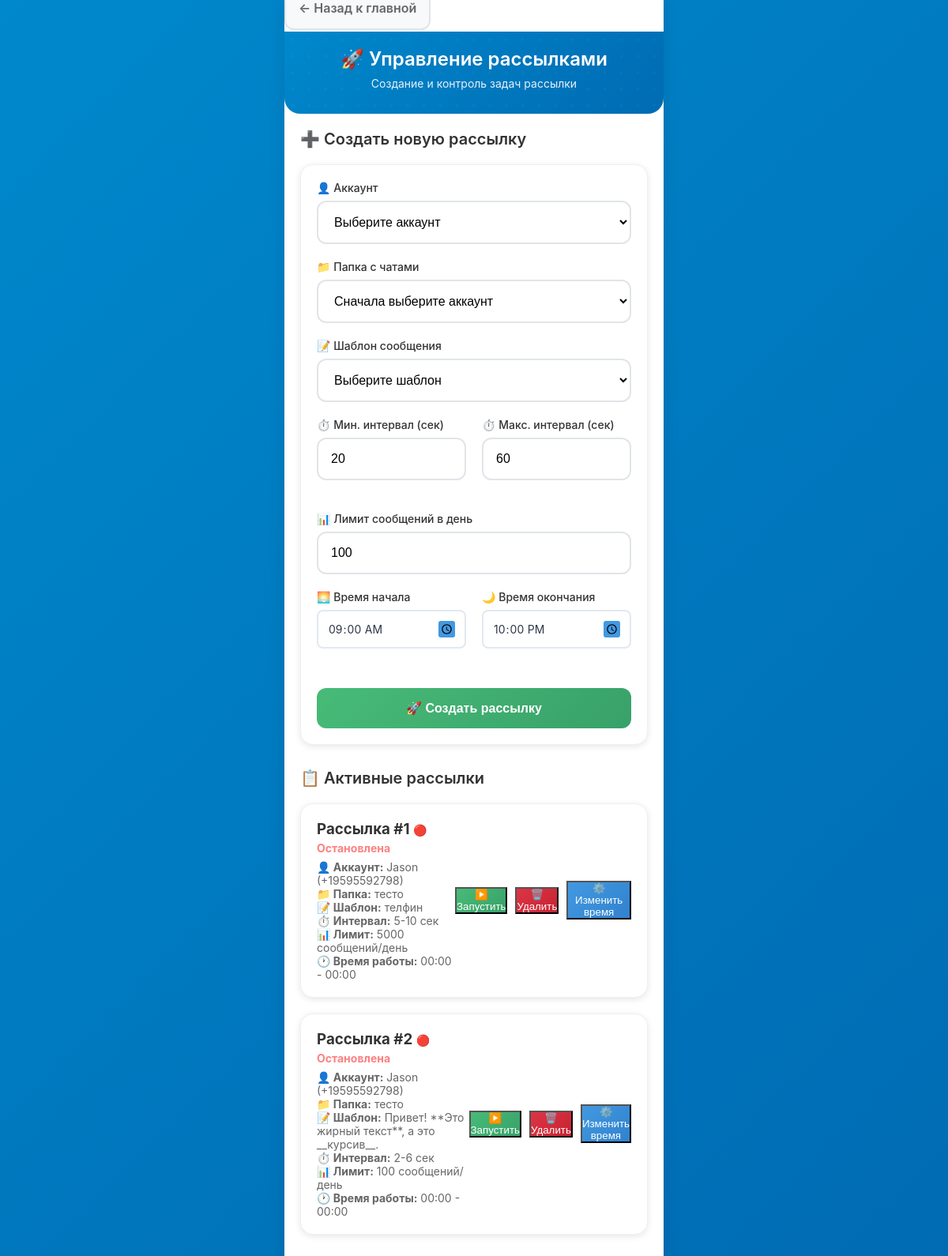
Screenshot of /launch (signed in) with the database file from the repository.
### app/db.py (models this page shows)
class Job(SQLModel, table=True):
    id: Optional[int] = Field(default=None, primary_key=True)
    account_id: int = Field(foreign_key="account.id")
    folder_id: int = Field(foreign_key="folder.id")
    template_id: int = Field(foreign_key="messagetemplate.id")
    min_interval: int = 20               # минимальная пауза (сек)
    max_interval: int = 60               # максимальная пауза (сек)
    daily_limit: int = 100               # сообщений в сутки
    active_from: time = time(9, 0, 0)    # начало активности
    active_to: time = time(22, 0, 0)     # конец активности
    is_running: bool = False             # активна ли задача
    created_at: datetime = Field(default_factory=datetime.utcnow)
    account: Account = Relationship(back_populates="jobs")
    template: MessageTemplate = Relationship(back_populates="jobs")
    folder: Folder = Relationship(back_populates="jobs")

class Account(SQLModel, table=True):
    id: Optional[int] = Field(default=None, primary_key=True)
    title: str                           # название аккаунта (для админа)
    phone: str                           # номер телефона аккаунта
    api_id: int                          # API ID из my.telegram.org
    api_hash: str                        # API Hash из my.telegram.org
    session_string: str                  # строка сессии (будет зашифрована)
    proxy_url: Optional[str] = None      # прокси (если нужен)
    is_active: bool = False              # статус подключения
    created_at: datetime = Field(default_factory=datetime.utcnow)
    jobs: List["Job"] = Relationship(back_populates="account")
    logs: List["Log"] = Relationship(back_populates="account")

class Folder(SQLModel, table=True):
    id: Optional[int] = Field(default=None, primary_key=True)
    account_id: int = Field(foreign_key="account.id")
    title: str                           # название папки
    chats_json: str                      # JSON-массив с ID чатов
    created_at: datetime = Field(default_factory=datetime.utcnow)
    jobs: List["Job"] = Relationship(back_populates="folder")

class MessageTemplate(SQLModel, table=True):
    id: Optional[int] = Field(default=None, primary_key=True)
    title: str
    variants_json: str                   # JSON-массив с вариантами сообщений
    message_link: Optional[str] = None   # ссылка на пост для премиум эмодзи
    media_path: Optional[str] = None     # путь к файлу (если есть медиа)
    created_at: datetime = Field(default_factory=datetime.utcnow)
    jobs: List["Job"] = Relationship(back_populates="template")

### app/routers.py (the view)
@router.get("/launch", response_class=HTMLResponse)
def list_jobs(request: Request, session: Session = Depends(get_session), auth: bool = Depends(check_auth)):
    jobs = session.exec(select(Job)).all()
    accounts = session.exec(select(Account)).all()
    folders = session.exec(select(Folder)).all()
    templates_list = session.exec(select(MessageTemplate)).all()
    return templates.TemplateResponse(
        "launch.html",
        {
            "request": request,
            "jobs": jobs,
            "accounts": accounts,
            "folders": folders,
            "templates_list": templates_list,
        },
    )

### app/templates/launch.html (shortened to what this page needs)
{% extends "base.html" %}
{% block content %}
<div style="margin-bottom: 20px;">
    <a href="/" class="btn btn-secondary" style="margin-right: 10px; text-decoration: none;">
        ← Назад к главной
    </a>
</div>
<div class="header">
    <h1>🚀 Управление рассылками</h1>
    <p class="subtitle">Создание и контроль задач рассылки</p>
</div>
<div class="content">
    <div class="page-title">➕ Создать новую рассылку</div>
    <form method="post" action="/launch/create" id="jobForm" class="card" style="margin-bottom: 30px;">
        <div class="form-group">
            <label class="form-label">👤 Аккаунт</label>
            <select name="account_id" class="form-input" required id="accountSelect">
                <option value="">Выберите аккаунт</option>
            </select>
        </div>
        <div class="form-group">
            <label class="form-label">📁 Папка с чатами</label>
            <select name="folder_id" class="form-input" required id="folderSelect">
                <option value="">Сначала выберите аккаунт</option>
            </select>
        </div>
        <div class="form-group">
            <label class="form-label">📝 Шаблон сообщения</label>
            <select name="template_id" class="form-input" required>
                <option value="">Выберите шаблон</option>
            </select>
        </div>
        <div style="display: grid; grid-template-columns: 1fr 1fr; gap: 20px; margin-bottom: 20px;">
            <div class="form-group">
                <label class="form-label">⏱️ Мин. интервал (сек)</label>
                <input type="number" name="min_interval" class="form-input" value="20" min="1" required>
            </div>
            <div class="form-group">
                <label class="form-label">⏱️ Макс. интервал (сек)</label>
                <input type="number" name="max_interval" class="form-input" value="60" min="1" required>
            </div>
        </div>
        <div class="form-group">
            <label class="form-label">📊 Лимит сообщений в день</label>
            <input type="number" name="daily_limit" class="form-input" value="100" min="1" required>
        </div>
        <div style="display: grid; grid-template-columns: 1fr 1fr; gap: 20px; margin-bottom: 20px;">
            <div class="form-group">
                <label class="form-label">🌅 Время начала</label>
                <input type="time" name="active_from" class="form-input" value="09:00" required>
            </div>
            <div class="form-group">
                <label class="form-label">🌙 Время окончания</label>
                <input type="time" name="active_to" class="form-input" value="22:00" required>
            </div>
        </div>
        <button type="submit" class="btn" style="background: linear-gradient(135deg, #48bb78 0%, #38a169 100%); width: 100%;">
            🚀 Создать рассылку
        </button>
    </form>
    <div class="page-title">📋 Активные рассылки</div>
    {% if jobs %}
    {% for job in jobs %}
    <div class="card" style="margin-bottom: 20px;">
        <div style="display: flex; justify-content: space-between; align-items: center;">
            <div>
                <h3 style="margin: 0; color: #333;">
                    Рассылка #{{ job.id }}
                    {% if job.is_running %}
                    <span style="color: #48bb78; font-size: 14px;">🟢 Активна</span>
                    {% else %}
                    <span style="color: #fc8181; font-size: 14px;">🔴 Остановлена</span>
                    {% endif %}
                </h3>
                <div style="color: #666; font-size: 14px; margin-top: 5px;">
                    <p><strong>👤 Аккаунт:</strong> {{ job.account.title }} ({{ job.account.phone }})</p>
                    <p><strong>📁 Папка:</strong> {{ job.folder.title }}</p>
                    <p><strong>📝 Шаблон:</strong> {{ job.template.title }}</p>
                    <p><strong>⏱️ Интервал:</strong> {{ job.min_interval }}-{{ job.max_interval }} сек</p>
                    <p><strong>📊 Лимит:</strong> {{ job.daily_limit }} сообщений/день</p>
                    <p><strong>🕐 Время работы:</strong> {{ job.active_from.strftime('%H:%M') }} - {{ job.active_to.strftime('%H:%M') }}</p>
                </div>
            </div>
            <div style="display: flex; gap: 10px; align-items: center;">
                {% if job.is_running %}
                <form method="post" action="/launch/stop/{{ job.id }}" style="display: inline;">
                    <button type="submit" class="btn-sm" style="background: linear-gradient(135deg, #fc8181 0%, #f56565 100%); color: white;">
                        ⏹️ Остановить
                    </button>
                </form>
                {% else %}
                <form method="post" action="/launch/start/{{ job.id }}" style="display: inline;">
                    <button type="submit" class="btn-sm" style="background: linear-gradient(135deg, #48bb78 0%, #38a169 100%); color: white;">
                        ▶️ Запустить
                    </button>
                </form>
                {% endif %}
                <form method="post" action="/launch/delete/{{ job.id }}" style="display: inline;"
                      onsubmit="return confirm('Удалить рассылку #{{ job.id }}?')">
                    <button type="submit" class="btn-sm" style="background: linear-gradient(135deg, #dc3545 0%, #c82333 100%); color: white;">
                        🗑️ Удалить
                    </button>
                </form>
                <button onclick="editJob({{ job.id }}, '{{ job.active_from.strftime('%H:%M') }}', '{{ job.active_to.strftime('%H:%M') }}', {{ job.min_interval }}, {{ job.max_interval }}, {{ job.daily_limit }})"
                        class="btn-sm" style="background: linear-gradient(135deg, #4299e1 0%, #3182ce 100%); color: white;">
                    ⚙️ Изменить время
                </button>
            </div>
        </div>
    </div>
    {% endfor %}
    {% else %}
    <div style="text-align: center; color: #666; padding: 40px 20px;">
        <div style="font-size: 48px; margin-bottom: 16px;">🚀</div>
        <p>Нет созданных рассылок</p>
        <p style="font-size: 14px; margin-top: 8px;">Создайте первую рассылку выше</p>
    </div>
    {% endif %}
</div>
{% endblock %}

### app/templates/base.html (style rules this page uses)
* { margin: 0; padding: 0; box-sizing: border-box; -webkit-tap-highlight-color: transparent; }
body { font-family: -apple-system, BlinkMacSystemFont, 'Segoe UI', Roboto, 'Helvetica Neue', Arial, sans-serif; background: linear-gradient(135deg, #0088cc 0%, #006bb3 100%); min-height: 100vh; color: #333; overflow-x: hidden; }
.header { background: linear-gradient(135deg, #0088cc 0%, #006bb3 100%); color: white; padding: 20px 20px 30px; position: relative; border-radius: 0 0 20px 20px; }
.header::before { content: ''; position: absolute; top: 0; left: 0; right: 0; height: 100%; opacity: 0.3; pointer-events: none; }
.header h1 { font-size: 24px; font-weight: 600; text-align: center; margin-bottom: 8px; position: relative; z-index: 1; }
.header .subtitle { text-align: center; opacity: 0.9; font-size: 14px; position: relative; z-index: 1; }
.content { padding: 20px; min-height: calc(100vh - 200px); }
.page-title { font-size: 20px; font-weight: 600; color: #333; margin-bottom: 20px; display: flex; align-items: center; gap: 8px; }
.form-group { margin-bottom: 20px; }
.form-label { display: block; font-weight: 500; color: #333; margin-bottom: 8px; font-size: 14px; }
.form-input { width: 100%; padding: 16px; border: 2px solid #e1e5e9; border-radius: 12px; font-size: 16px; transition: all 0.3s ease; background: #fff; }
.btn { width: 100%; padding: 16px; background: linear-gradient(135deg, #0088cc 0%, #006bb3 100%); color: white; border: none; border-radius: 12px; font-size: 16px; font-weight: 600; cursor: pointer; transition: all 0.3s ease; margin-top: 10px; }
.btn-secondary { background: #f8f9fa; color: #666; border: 2px solid #e1e5e9; }
.card { background: #fff; border-radius: 16px; padding: 20px; margin-bottom: 16px; box-shadow: 0 2px 8px rgba(0,0,0,0.1); border: 1px solid #f0f0f0; }

### app/templates/launch.html (style rules this page uses)
input[type="time"] { -webkit-appearance: none; -moz-appearance: textfield; appearance: none; background: white; border: 2px solid #e2e8f0; border-radius: 8px; padding: 12px; font-size: 14px; font-family: inherit; color: #2d3748; cursor: pointer; }

### rows the page displays
Job: id "1", is_running "🔴 Остановлена", account "Jason", account.phone "+19595592798", folder "тесто", template "телфин", min_interval "5", max_interval "10", daily_limit "5000", active_from "00:00", active_to "00:00"
Job: id "2", is_running "🔴 Остановлена", account "Jason", account.phone "+19595592798", folder "тесто", template "Привет! **Это жирный текст**, а это __курсив__.", min_interval "2", max_interval "6", daily_limit "100", active_from "00:00", active_to "00:00"
